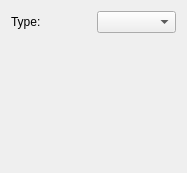
<ui version="4.0" >
 <class>KoConnectionToolWidget</class>
 <widget class="QWidget" name="KoConnectionToolWidget" >
  <property name="geometry" >
   <rect>
    <x>0</x>
    <y>0</y>
    <width>187</width>
    <height>173</height>
   </rect>
  </property>
  <property name="windowTitle" >
   <string>Connection Shape</string>
  </property>
  <layout class="QGridLayout" >
   <item row="0" column="0" >
    <widget class="QLabel" name="label_3" >
     <property name="text" >
      <string>Type:</string>
     </property>
    </widget>
   </item>
   <item row="0" column="1" >
    <widget class="QComboBox" name="connectionType" />
   </item>
   <item row="1" column="0" >
    <spacer>
     <property name="orientation" >
      <enum>Qt::Vertical</enum>
     </property>
     <property name="sizeHint" >
      <size>
       <width>20</width>
       <height>40</height>
      </size>
     </property>
    </spacer>
   </item>
  </layout>
 </widget>
 <resources/>
 <connections/>
</ui>
